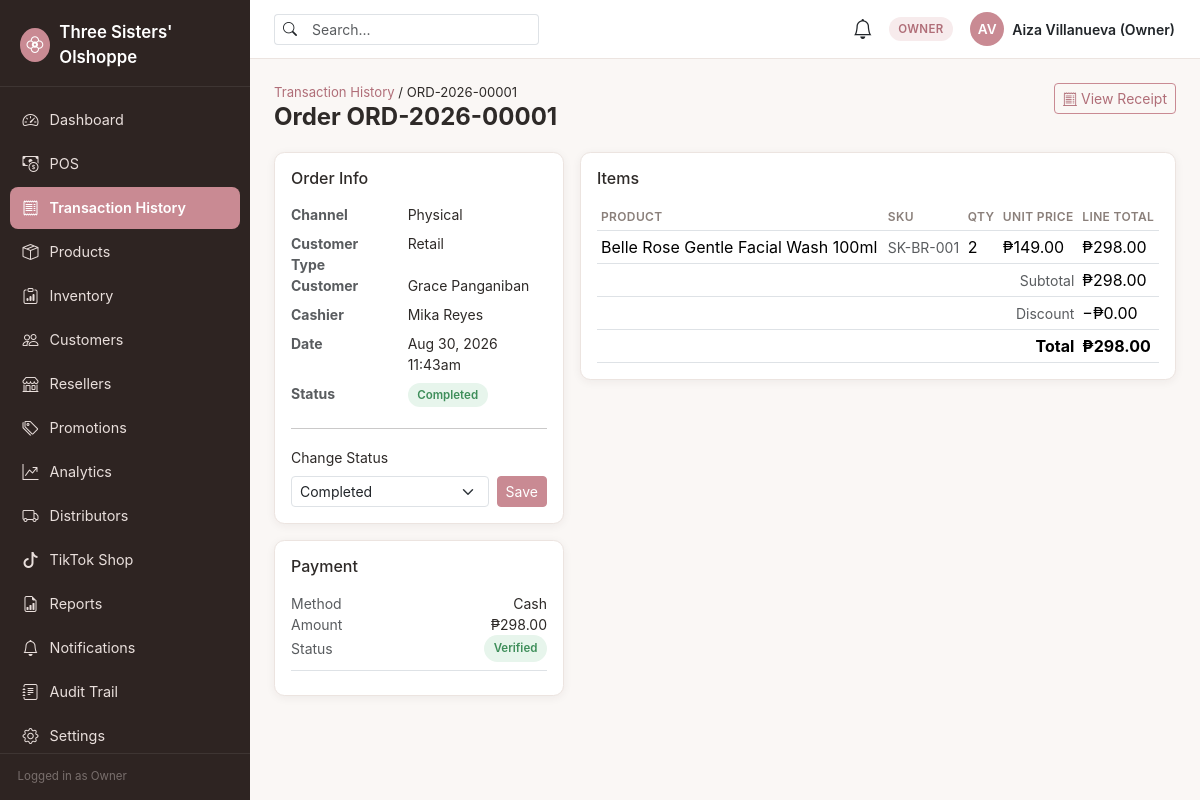
Screenshot of /orders/view.php?id=1 (signed in) with the database file from the repository.
### tables this page shows
CREATE TABLE orders (
    id              BIGINT UNSIGNED AUTO_INCREMENT PRIMARY KEY,
    order_number    VARCHAR(30) NOT NULL UNIQUE,
    channel         ENUM('physical','reseller','tiktok') NOT NULL,
    customer_id     INT UNSIGNED NULL,
    reseller_id     INT UNSIGNED NULL,
    status          ENUM('pending','confirmed','preparing','ready','shipped','completed','cancelled','returned') NOT NULL DEFAULT 'pending',
    subtotal        DECIMAL(10,2) NOT NULL DEFAULT 0.00,
    discount_amount DECIMAL(10,2) NOT NULL DEFAULT 0.00,
    total_amount    DECIMAL(10,2) NOT NULL DEFAULT 0.00,
    placed_by       INT UNSIGNED NULL,           
    created_at      TIMESTAMP NOT NULL DEFAULT CURRENT_TIMESTAMP,
    updated_at      TIMESTAMP NOT NULL DEFAULT CURRENT_TIMESTAMP ON UPDATE CURRENT_TIMESTAMP,
    FOREIGN KEY (customer_id) REFERENCES customers(id) ON DELETE SET NULL,
    FOREIGN KEY (reseller_id) REFERENCES resellers(id) ON DELETE SET NULL,
    FOREIGN KEY (placed_by) REFERENCES users(id) ON DELETE SET NULL,
    INDEX idx_orders_channel (channel),
    INDEX idx_orders_status (status),
    INDEX idx_orders_created (created_at)
);

CREATE TABLE sales (
    id              BIGINT UNSIGNED AUTO_INCREMENT PRIMARY KEY,
    order_id        BIGINT UNSIGNED NOT NULL UNIQUE,
    sale_number     VARCHAR(30) NOT NULL UNIQUE,        
    cashier_id      INT UNSIGNED NOT NULL,
    customer_type   ENUM('retail','reseller') NOT NULL,
    status          ENUM('completed','voided') NOT NULL DEFAULT 'completed',
    created_at      TIMESTAMP NOT NULL DEFAULT CURRENT_TIMESTAMP,
    FOREIGN KEY (order_id) REFERENCES orders(id) ON DELETE CASCADE,
    FOREIGN KEY (cashier_id) REFERENCES users(id),
    INDEX idx_sales_cashier (cashier_id),
    INDEX idx_sales_customer_type (customer_type)
);

CREATE TABLE customers (
    id              INT UNSIGNED AUTO_INCREMENT PRIMARY KEY,
    full_name       VARCHAR(150) NOT NULL,
    phone           VARCHAR(30) NULL,
    email           VARCHAR(150) NULL,
    address         VARCHAR(255) NULL,
    created_at      TIMESTAMP NOT NULL DEFAULT CURRENT_TIMESTAMP,
    updated_at      TIMESTAMP NOT NULL DEFAULT CURRENT_TIMESTAMP ON UPDATE CURRENT_TIMESTAMP,
    INDEX idx_customers_phone (phone)
);

CREATE TABLE users (
    id              INT UNSIGNED AUTO_INCREMENT PRIMARY KEY,
    role_id         INT UNSIGNED NOT NULL,
    username        VARCHAR(50) NOT NULL UNIQUE,
    email           VARCHAR(150) NOT NULL UNIQUE,
    password_hash   VARCHAR(255) NOT NULL,
    full_name       VARCHAR(150) NOT NULL,
    phone           VARCHAR(30) NULL,
    distributor_id  INT UNSIGNED NULL,               
    status          ENUM('active','inactive') NOT NULL DEFAULT 'active',
    last_login_at   DATETIME NULL,
    created_at      TIMESTAMP NOT NULL DEFAULT CURRENT_TIMESTAMP,
    updated_at      TIMESTAMP NOT NULL DEFAULT CURRENT_TIMESTAMP ON UPDATE CURRENT_TIMESTAMP,
    FOREIGN KEY (role_id) REFERENCES roles(id),
    INDEX idx_users_role (role_id)
);

CREATE TABLE payments (
    id                  BIGINT UNSIGNED AUTO_INCREMENT PRIMARY KEY,
    order_id            BIGINT UNSIGNED NOT NULL,
    payment_method      ENUM('cash','gcash','bank_transfer') NOT NULL,
    amount              DECIMAL(10,2) NOT NULL,
    reference_number    VARCHAR(100) NULL,
    status              ENUM('pending','verified','rejected') NOT NULL DEFAULT 'pending',
    verified_by         INT UNSIGNED NULL,
    verified_at         DATETIME NULL,
    created_at          TIMESTAMP NOT NULL DEFAULT CURRENT_TIMESTAMP,
    FOREIGN KEY (order_id) REFERENCES orders(id) ON DELETE CASCADE,
    FOREIGN KEY (verified_by) REFERENCES users(id) ON DELETE SET NULL,
    INDEX idx_payments_status (status),
    INDEX idx_payments_method (payment_method)
);

CREATE TABLE order_items (
    id              BIGINT UNSIGNED AUTO_INCREMENT PRIMARY KEY,
    order_id        BIGINT UNSIGNED NOT NULL,
    product_id      INT UNSIGNED NOT NULL,
    quantity        INT UNSIGNED NOT NULL,
    unit_price      DECIMAL(10,2) NOT NULL,
    discount        DECIMAL(10,2) NOT NULL DEFAULT 0.00,
    line_total      DECIMAL(10,2) NOT NULL,
    FOREIGN KEY (order_id) REFERENCES orders(id) ON DELETE CASCADE,
    FOREIGN KEY (product_id) REFERENCES products(id),
    INDEX idx_order_items_order (order_id),
    INDEX idx_order_items_product (product_id)
);

CREATE TABLE products (
    id                      INT UNSIGNED AUTO_INCREMENT PRIMARY KEY,
    sku                     VARCHAR(50) NOT NULL UNIQUE,
    name                    VARCHAR(150) NOT NULL,
    category_id             INT UNSIGNED NULL,
    brand_id                INT UNSIGNED NULL,
    description             TEXT NULL,
    cost_price              DECIMAL(10,2) NOT NULL DEFAULT 0.00,
    selling_price           DECIMAL(10,2) NOT NULL DEFAULT 0.00,
    reorder_level           INT UNSIGNED NOT NULL DEFAULT 10,
    expiration_date         DATE NULL,
    primary_distributor_id  INT UNSIGNED NULL,
    lead_time_days          SMALLINT UNSIGNED NULL,       
    image_path              VARCHAR(255) NULL,
    status                  ENUM('active','archived') NOT NULL DEFAULT 'active',
    created_at              TIMESTAMP NOT NULL DEFAULT CURRENT_TIMESTAMP,
    updated_at              TIMESTAMP NOT NULL DEFAULT CURRENT_TIMESTAMP ON UPDATE CURRENT_TIMESTAMP,
    FOREIGN KEY (category_id) REFERENCES categories(id) ON DELETE SET NULL,
    FOREIGN KEY (brand_id) REFERENCES brands(id) ON DELETE SET NULL,
    FOREIGN KEY (primary_distributor_id) REFERENCES distributors(id) ON DELETE SET NULL,
    INDEX idx_products_category (category_id),
    INDEX idx_products_brand (brand_id),
    INDEX idx_products_status (status),
    INDEX idx_products_expiration (expiration_date)
);

### config/database.php (called while the page is built, shortened)
<?php
function db(): PDO
{
    static $pdo = null;
    if ($pdo instanceof PDO) {
        return $pdo;
    }
    $host = getenv('DB_HOST') ?: '127.0.0.1';
    $port = getenv('DB_PORT') ?: '3306';
    $name = getenv('DB_NAME') ?: 'three_sisters';
    $user = getenv('DB_USER') ?: 'root';
    $pass = getenv('DB_PASS') ?: '';
    $charset = 'utf8mb4';
    $dsn = "mysql:host={$host};port={$port};dbname={$name};charset={$charset}";
    $options = [
        PDO::ATTR_ERRMODE            => PDO::ERRMODE_EXCEPTION,
        PDO::ATTR_DEFAULT_FETCH_MODE => PDO::FETCH_ASSOC,
        PDO::ATTR_EMULATE_PREPARES   => false,
    ];
    try {
        $pdo = new PDO($dsn, $user, $pass, $options);
    } catch (PDOException $e) {
        error_log('[DB CONNECTION ERROR] ' . $e->getMessage());
        http_response_code(500);
        die('A system error occurred. Please try again later or contact the administrator.');
    }
    return $pdo;
}

### core/OrderService.php (called while the page is built, shortened)
<?php
final class OrderService
{
    public static function findOrderDetail(int $orderId): ?array
    {
        $stmt = db()->prepare(
            "SELECT o.*, c.full_name AS customer_name, c.phone AS customer_phone,
                    r.full_name AS reseller_name, r.business_name AS reseller_business,
                    u.full_name AS placed_by_name,
                    s.id AS sale_id, s.sale_number, s.cashier_id, s.customer_type,
                    cu.full_name AS cashier_name
             FROM orders o
             LEFT JOIN customers c ON c.id = o.customer_id
             LEFT JOIN resellers r ON r.id = o.reseller_id
             LEFT JOIN users u ON u.id = o.placed_by
             LEFT JOIN sales s ON s.order_id = o.id
             LEFT JOIN users cu ON cu.id = s.cashier_id
             WHERE o.id = :id"
        );
        $stmt->execute(['id' => $orderId]);
        $order = $stmt->fetch();
        $itemStmt = db()->prepare('SELECT oi.*, p.name, p.sku FROM order_items oi JOIN products p ON p.id = oi.product_id WHERE oi.order_id = :oid');
        $itemStmt->execute(['oid' => $orderId]);
        $order['items'] = $itemStmt->fetchAll();
        $payStmt = db()->prepare('SELECT * FROM payments WHERE order_id = :oid ORDER BY id DESC');
        $payStmt->execute(['oid' => $orderId]);
        $order['payments'] = $payStmt->fetchAll();
        return $order;
    }
}

### config/permissions.php (called while the page is built, shortened)
<?php
function can(string $permissionCode): bool
{
    return in_array($permissionCode, $_SESSION['permissions'] ?? [], true);
}

### orders/view.php (the view, shortened to what this page needs)
<?php
$id = (int) ($_GET['id'] ?? 0);
$order = OrderService::findOrderDetail($id);
$statuses = ['pending', 'confirmed', 'preparing', 'ready', 'shipped', 'completed', 'cancelled', 'returned'];
$statusBadge = [
    'pending' => 'badge-warning', 'confirmed' => 'badge-info', 'preparing' => 'badge-info', 'ready' => 'badge-info',
    'shipped' => 'badge-info', 'completed' => 'badge-success', 'cancelled' => 'badge-danger', 'returned' => 'badge-danger',
];
require __DIR__ . '/../components/header.php';
?>
<div class="page-header d-flex justify-content-between align-items-start flex-wrap gap-2">
    <div>
        <nav class="breadcrumb"><a href="<?= BASE_URL ?>/orders/index.php" class="text-decoration-none">Transaction History</a>&nbsp;/&nbsp;<?= htmlspecialchars($order['order_number']) ?></nav>
        <h1 class="page-title h4 mb-0">Order <?= htmlspecialchars($order['order_number']) ?></h1>
    </div>
    <?php if ($order['sale_id']): ?>
        <a href="<?= BASE_URL ?>/pos/receipt.php?sale_id=<?= $order['sale_id'] ?>" class="btn btn-outline-primary btn-sm"><i class="bi bi-receipt-cutoff me-1"></i>View Receipt</a>
    <?php endif; ?>
</div>
<div class="row g-3">
    <div class="col-lg-4">
        <div class="ts-card p-3 mb-3">
            <h2 class="h6 mb-3">Order Info</h2>
            <dl class="row small mb-0">
                <dt class="col-5 text-muted">Channel</dt><dd class="col-7"><?= htmlspecialchars(ucfirst($order['channel'])) ?></dd>
                <dt class="col-5 text-muted">Customer Type</dt><dd class="col-7"><?= htmlspecialchars(ucfirst($order['customer_type'] ?? '—')) ?></dd>
                <dt class="col-5 text-muted"><?= $order['customer_name'] ? 'Customer' : 'Reseller' ?></dt>
                <dd class="col-7"><?= htmlspecialchars($order['customer_name'] ?? $order['reseller_name'] ?? 'Walk-in') ?></dd>
                <dt class="col-5 text-muted">Cashier</dt><dd class="col-7"><?= htmlspecialchars($order['cashier_name'] ?? '—') ?></dd>
                <dt class="col-5 text-muted">Date</dt><dd class="col-7"><?= htmlspecialchars(date('M j, Y g:ia', strtotime($order['created_at']))) ?></dd>
                <dt class="col-5 text-muted">Status</dt><dd class="col-7"><span class="badge-status <?= $statusBadge[$order['status']] ?>"><?= ucfirst($order['status']) ?></span></dd>
            </dl>
            <?php if (can('orders.manage')): ?>
                <hr>
                <form method="POST">
                    <label class="form-label small">Change Status</label>
                    <div class="d-flex gap-2">
                        <select name="status" class="form-select form-select-sm">
                            <?php foreach ($statuses as $s): ?>
                                <option value="<?= $s ?>" <?= $order['status'] === $s ? 'selected' : '' ?>><?= ucfirst($s) ?></option>
                            <?php endforeach; ?>
                        </select>
                        <button type="submit" class="btn btn-primary btn-sm">Save</button>
                    </div>
                </form>
            <?php endif; ?>
        </div>
        <div class="ts-card p-3">
            <h2 class="h6 mb-3">Payment</h2>
            <?php foreach ($order['payments'] as $p): ?>
                <div class="mb-2 pb-2 border-bottom">
                    <div class="d-flex justify-content-between small"><span class="text-muted">Method</span><span><?= htmlspecialchars(str_replace('_', ' ', ucfirst($p['payment_method']))) ?></span></div>
                    <div class="d-flex justify-content-between small"><span class="text-muted">Amount</span><span>₱<?= number_format((float) $p['amount'], 2) ?></span></div>
                    <div class="d-flex justify-content-between small align-items-center">
                        <span class="text-muted">Status</span>
                        <span class="badge-status <?= $p['status'] === 'verified' ? 'badge-success' : ($p['status'] === 'rejected' ? 'badge-danger' : 'badge-warning') ?>"><?= ucfirst($p['status']) ?></span>
                    </div>
                </div>
            <?php endforeach; ?>
        </div>
    </div>
    <div class="col-lg-8">
        <div class="ts-card p-3">
            <h2 class="h6 mb-3">Items</h2>
            <div class="table-responsive">
                <table class="table table-sm align-middle mb-0">
                    <thead><tr><th>Product</th><th>SKU</th><th>Qty</th><th>Unit Price</th><th>Line Total</th></tr></thead>
                    <tbody>
                    <?php foreach ($order['items'] as $item): ?>
                        <tr>
                            <td><?= htmlspecialchars($item['name']) ?></td>
                            <td class="text-muted small"><?= htmlspecialchars($item['sku']) ?></td>
                            <td><?= (int) $item['quantity'] ?></td>
                            <td>₱<?= number_format((float) $item['unit_price'], 2) ?></td>
                            <td>₱<?= number_format((float) $item['line_total'], 2) ?></td>
                        </tr>
                    <?php endforeach; ?>
                    </tbody>
                    <tfoot>
                        <tr><td colspan="4" class="text-end text-muted small">Subtotal</td><td>₱<?= number_format((float) $order['subtotal'], 2) ?></td></tr>
                        <tr><td colspan="4" class="text-end text-muted small">Discount</td><td>−₱<?= number_format((float) $order['discount_amount'], 2) ?></td></tr>
                        <tr><td colspan="4" class="text-end fw-bold">Total</td><td class="fw-bold">₱<?= number_format((float) $order['total_amount'], 2) ?></td></tr>
                    </tfoot>
                </table>
            </div>
        </div>
    </div>
</div>
<?php require __DIR__ . '/../components/footer.php'; ?>

### assets/css/style.css (style rules this page uses)
:root { --ts-font-heading: 'Poppins', -apple-system, 'Segoe UI', Roboto, 'Helvetica Neue', Arial, sans-serif; --ts-font-body: 'Inter', -apple-system, 'Segoe UI', Roboto, 'Helvetica Neue', Arial, sans-serif; --ts-bg: #FAF7F5; --ts-surface: #FFFFFF; --ts-text: #2E2A28; --ts-text-muted: #8A7F7A; --ts-border: #ECE4E0; --ts-accent: #C98A93; --ts-accent-dark: #B06E78; --ts-accent-tint: #F7EBEC; --ts-sidebar-bg: #2E2422; --ts-sidebar-text: #E9DFDC; --ts-sidebar-active: #C98A93; --ts-success: #3E8E5A; --ts-success-bg: #E7F5EC; --ts-warning: #B98A2E; --ts-warning-bg: #FBF1DF; --ts-danger: #C0473F; --ts-danger-bg: #FBEAE8; --ts-info: #3E7CB1; --ts-info-bg: #E8F1FA; --ts-radius: 0.65rem; --ts-shadow: 0 2px 10px rgba(46, 34, 28, 0.06); --ts-shadow-lg: 0 8px 28px rgba(46, 34, 28, 0.10); --bs-body-font-family: var(--ts-font-body); }
body { background-color: var(--ts-bg); color: var(--ts-text); font-family: var(--ts-font-body); }
h1, h2, h3, h4, h5, h6, .brand-font { font-family: var(--ts-font-heading); color: var(--ts-text); }
a { color: var(--ts-accent-dark); }
.btn-primary { background-color: var(--ts-accent); border-color: var(--ts-accent); color: #fff; }
.btn-outline-primary { color: var(--ts-accent-dark); border-color: var(--ts-accent); }
.page-header { margin-bottom: 1.25rem; }
.page-header .page-title { font-weight: 700; margin-bottom: 0.15rem; }
.page-header .breadcrumb { font-size: 0.82rem; margin-bottom: 0; }
.card, .ts-card { background: var(--ts-surface); border: 1px solid var(--ts-border); border-radius: var(--ts-radius); box-shadow: var(--ts-shadow); }
.badge-status { font-weight: 600; font-size: 0.72rem; padding: 0.32rem 0.6rem; border-radius: 999px; }
.badge-success { background: var(--ts-success-bg); color: var(--ts-success); }
.table thead th { font-size: 0.75rem; text-transform: uppercase; letter-spacing: 0.03em; color: var(--ts-text-muted); border-bottom-width: 1px; font-weight: 600; }
.table td { vertical-align: middle; }

### rows the page displays
orders: order_number "ORD-2026-00001", channel "Physical", sales.customer_type "Retail", customer.full_name "Grace Panganiban", placed_by.full_name "Mika Reyes", created_at "Aug 30, 2026 11:43am", status "Completed", subtotal "298.00", discount_amount "0.00", total_amount "298.00"
payments: payment_method "Cash", amount "298.00", status "Verified"
order_items: product.name "Belle Rose Gentle Facial Wash 100ml", product.sku "SK-BR-001", quantity "2", unit_price "149.00", line_total "298.00"

### other values shown
APP_NAME "Three Sisters' Olshoppe"
$item['label'] "Dashboard"
$item['label'] "POS"
$item['label'] "Transaction History"
$item['label'] "Products"
$item['label'] "Inventory"
$item['label'] "Customers"
$item['label'] "Resellers"
$item['label'] "Promotions"
$item['label'] "Analytics"
$item['label'] "Distributors"
$item['label'] "TikTok Shop"
$item['label'] "Reports"
$item['label'] "Notifications"
$item['label'] "Audit Trail"
